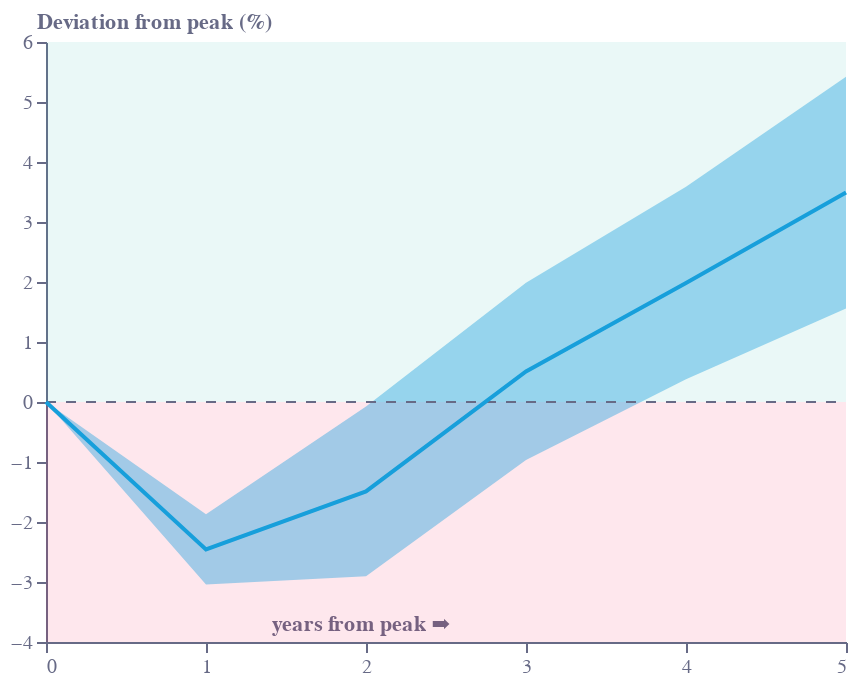

Source (notebook cell):
### Code cell
base = alt.Chart(f2).encode(
    x=alt.X(
        "h:Q",
        sort=[],
        axis=alt.Axis(
            grid=False,
            titleAlign="center",
            titleAnchor="middle",
            title="years from peak ➡",
            titleY=-15,
            titleX=157,
            labelColor=colors["eco-gray"],
            titleColor=colors["eco-gray"],
            tickColor=colors["eco-gray"],
            domainColor=colors["eco-gray"],
            tickCount=4,
            orient="bottom",
            labelAngle=0,
            format='.0f'
        ),
    )
)
line = base.mark_line(color=colors["eco-light-blue"]).encode(
    y=alt.Y(
        "Average:Q",
        sort=[],
        axis=alt.Axis(
            grid=False,
            title="Deviation from peak (%)",
            titleX=-5,
            titleY=-5,
            titleBaseline="bottom",
            titleAngle=0,
            titleAlign="left",
            labelColor=colors["eco-gray"],
            titleColor=colors["eco-gray"],
            tickColor=colors["eco-gray"],
            domainColor=colors["eco-gray"],
        ),
        # scale=alt.Scale(domain=[-0.16, 0.06]),
    )
)
band = (
    base.mark_area(opacity=0.4, color=colors["eco-light-blue"]).encode(
    y="Lower 95:Q", y2="Upper 95:Q")
)
area = (
    alt.Chart(pd.DataFrame([{"x": 0, "y": 0,"y2": 6}, {"x": 5, "y": 0,'y2':6}]))
    .mark_area(opacity=0.1, color=colors["eco-turquiose"]).encode(
    y="y:Q", y2="y2:Q",x='x:Q')
)
area2 = (
    alt.Chart(pd.DataFrame([{"x": 0, "y": 0,"y2": -4}, {"x": 5, "y": 0,'y2':-4}]))
    .mark_area(opacity=0.1, color=colors["eco-dot"]).encode(
    y="y:Q", y2="y2:Q",x='x:Q')
)
axis1 = (
    alt.Chart(pd.DataFrame([{"x":0, "y": 0}, {"x": 5, "y": 0}]))
    .mark_line(strokeWidth=1, strokeDash=[5, 5], color=colors["eco-gray"])
    .encode(x=alt.X("x:Q", sort=[]), y="y:Q")
)
# axis2 = (
#     alt.Chart(pd.DataFrame([{"x": "75", "y": -0.16}, {"x": "75", "y": 0.05}]))
#     .mark_line(strokeWidth=1, xOffset=25, color=colors["eco-dot"])
#     .encode(x=alt.X("x:N", sort=[]), y="y:Q")
# )
layer1 = (
    ((area+area2+band+axis1+line).properties(height=300, width=400))
    .configure_view(stroke=None)
    .properties(title="")
)
layer1.save("visualisation/" + f + ".json")
layer1.save("visualisation/" + f + ".png")
open("README.md", "a").write(readme)
layer1

### Figure 1 — Vega-Lite specification as saved in the notebook (floating-point values rounded to 4 significant figures)
{"config": {"view": {"continuousWidth": 400, "continuousHeight": 300, "stroke": null}}, "layer": [{"data": {"name": "data-3c2821eb095fde45f52427c6a5981a56"}, "mark": {"type": "area", "color": "#36B7B4", "opacity": 0.1}, "encoding": {"x": {"field": "x", "type": "quantitative"}, "y": {"field": "y", "type": "quantitative"}, "y2": {"field": "y2"}}}, {"data": {"name": "data-08869e4f3d5cb1989dda4a957ccd6d4a"}, "mark": {"type": "area", "color": "#F4134D", "opacity": 0.1}, "encoding": {"x": {"field": "x", "type": "quantitative"}, "y": {"field": "y", "type": "quantitative"}, "y2": {"field": "y2"}}}, {"data": {"name": "data-ae50ad20e4cce95dde9ced9c70dc4ae2"}, "mark": {"type": "area", "color": "#179FDB", "opacity": 0.4}, "encoding": {"x": {"axis": {"domainColor": "#676A86", "format": ".0f", "grid": false, "labelAngle": 0, "labelColor": "#676A86", "orient": "bottom", "tickColor": "#676A86", "tickCount": 4, "title": "years from peak ➡", "titleAlign": "center", "titleAnchor": "middle", "titleColor": "#676A86", "titleX": 157, "titleY": -15}, "field": "h", "sort": [], "type": "quantitative"}, "y": {"field": "Lower 95", "type": "quantitative"}, "y2": {"field": "Upper 95"}}}, {"data": {"name": "data-bafb9609d72e66c45e82969485b8fb65"}, "mark": {"type": "line", "color": "#676A86", "strokeDash": [5, 5], "strokeWidth": 1}, "encoding": {"x": {"field": "x", "sort": [], "type": "quantitative"}, "y": {"field": "y", "type": "quantitative"}}}, {"data": {"name": "data-ae50ad20e4cce95dde9ced9c70dc4ae2"}, "mark": {"type": "line", "color": "#179FDB"}, "encoding": {"x": {"axis": {"domainColor": "#676A86", "format": ".0f", "grid": false, "labelAngle": 0, "labelColor": "#676A86", "orient": "bottom", "tickColor": "#676A86", "tickCount": 4, "title": "years from peak ➡", "titleAlign": "center", "titleAnchor": "middle", "titleColor": "#676A86", "titleX": 157, "titleY": -15}, "field": "h", "sort": [], "type": "quantitative"}, "y": {"axis": {"domainColor": "#676A86", "grid": false, "labelColor": "#676A86", "tickColor": "#676A86", "title": "Deviation from peak (%)", "titleAlign": "left", "titleAngle": 0, "titleBaseline": "bottom", "titleColor": "#676A86", "titleX": -5, "titleY": -5}, "field": "Average", "sort": [], "type": "quantitative"}}}], "height": 300, "title": "", "width": 400, "$schema": "https://vega.github.io/schema/vega-lite/v4.17.0.json", "datasets": {"data-3c2821eb095fde45f52427c6a5981a56": [{"x": 0, "y": 0, "y2": 6}, {"x": 5, "y": 0, "y2": 6}], "data-08869e4f3d5cb1989dda4a957ccd6d4a": [{"x": 0, "y": 0, "y2": -4}, {"x": 5, "y": 0, "y2": -4}], "data-ae50ad20e4cce95dde9ced9c70dc4ae2": [{"h": 0, "Average": 0.0, "Lower 95": 0.0, "Upper 95": 0.0}, {"h": 1, "Average": -2.457, "Lower 95": -3.043, "Upper 95": -1.871}, {"h": 2, "Average": -1.49, "Lower 95": -2.906, "Upper 95": -0.07343}, {"h": 3, "Average": 0.5104, "Lower 95": -0.9664, "Upper 95": 1.987}, {"h": 4, "Average": 1.984, "Lower 95": 0.3803, "Upper 95": 3.587}, {"h": 5, "Average": 3.49, "Lower 95": 1.558, "Upper 95": 5.422}], "data-bafb9609d72e66c45e82969485b8fb65": [{"x": 0, "y": 0}, {"x": 5, "y": 0}]}}
